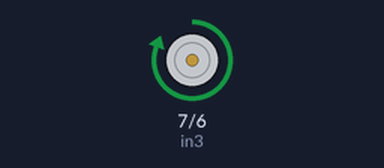
Simulated run of this sketch. Board: Teensy 3. Parts: motor-driver pin pairs drawn as motors (green arrow = first pin HIGH = forward, orange = second pin HIGH = backward, longer = more drive, scaled by the enable pin).

Above: at 1.0 s.
At 3.5 s:
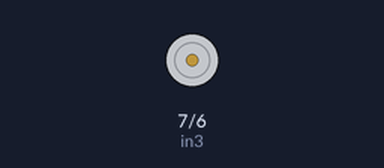
Timing chart, 0 to 6.5 s (numbered marks = the images above):
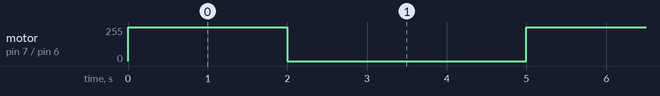

The sketch:

ArduinoToJetson.ino
```cpp
// motor two
int enB = 5;
int in3 = 7;
int in4 = 6;
void setup()
{
 pinMode(enB, OUTPUT);
 pinMode(in3, OUTPUT);
 pinMode(in4, OUTPUT);
}
void demoOne()
{
 digitalWrite(in3, HIGH);
 digitalWrite(in4, LOW);
 analogWrite(enB, 255);
 delay(2000);
 digitalWrite(in3, LOW);
 digitalWrite(in4, LOW);
 delay(2000);
}

void loop()
{
 demoOne();
 delay(1000);
}
```

Measured:
- by itself, motor on pin 7 (in3) / pin 6 (in4): alternates forward 255/255 for 2.0 s and stopped for 3.0 s
